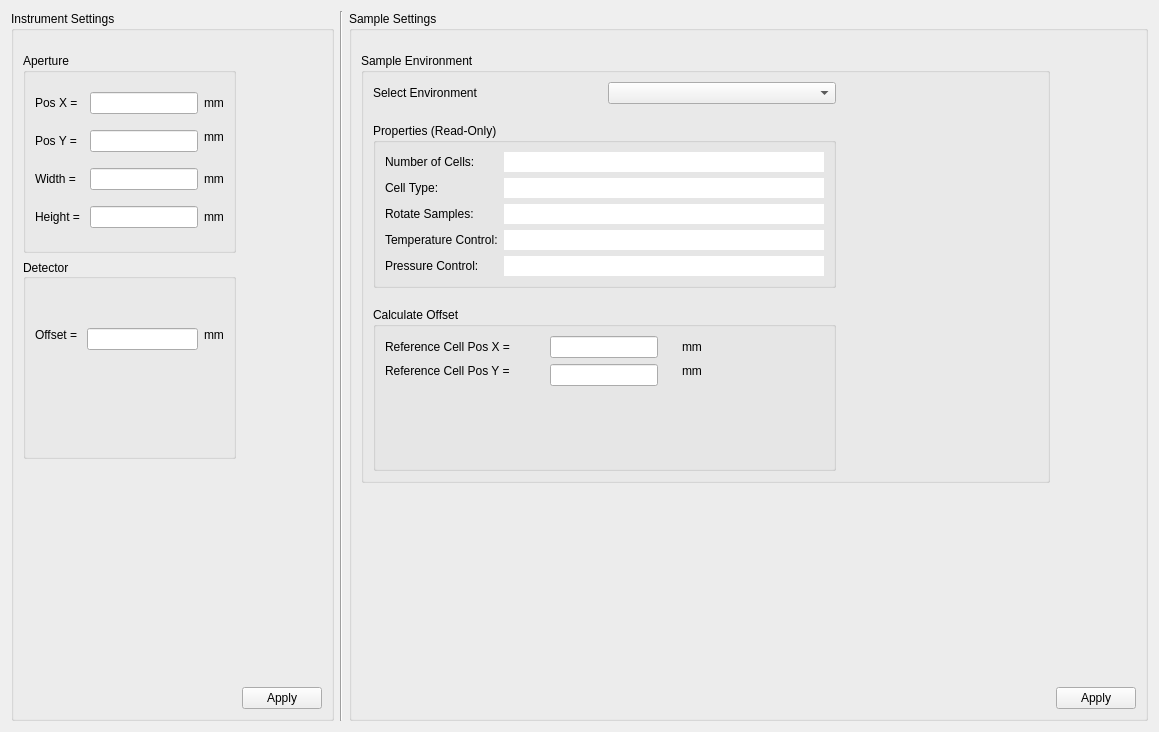
<?xml version="1.0" encoding="UTF-8"?>
<ui version="4.0">
 <class>Form</class>
 <widget class="QWidget" name="Form">
  <property name="geometry">
   <rect>
    <x>0</x>
    <y>0</y>
    <width>1159</width>
    <height>732</height>
   </rect>
  </property>
  <property name="windowTitle">
   <string>Form</string>
  </property>
  <layout class="QGridLayout" name="gridLayout">
   <item row="0" column="2">
    <widget class="QGroupBox" name="SampleSetGroupBox">
     <property name="title">
      <string>Sample Settings</string>
     </property>
     <property name="flat">
      <bool>true</bool>
     </property>
     <layout class="QGridLayout" name="gridLayout_8">
      <item row="0" column="0">
       <spacer name="vSpacer4">
        <property name="orientation">
         <enum>Qt::Vertical</enum>
        </property>
        <property name="sizeType">
         <enum>QSizePolicy::Fixed</enum>
        </property>
        <property name="sizeHint" stdset="0">
         <size>
          <width>20</width>
          <height>13</height>
         </size>
        </property>
       </spacer>
      </item>
      <item row="2" column="3">
       <spacer name="vSpacer5">
        <property name="orientation">
         <enum>Qt::Vertical</enum>
        </property>
        <property name="sizeType">
         <enum>QSizePolicy::Fixed</enum>
        </property>
        <property name="sizeHint" stdset="0">
         <size>
          <width>20</width>
          <height>198</height>
         </size>
        </property>
       </spacer>
      </item>
      <item row="3" column="3">
       <widget class="QPushButton" name="sampleSetApply">
        <property name="sizePolicy">
         <sizepolicy hsizetype="Maximum" vsizetype="Fixed">
          <horstretch>0</horstretch>
          <verstretch>0</verstretch>
         </sizepolicy>
        </property>
        <property name="text">
         <string>Apply</string>
        </property>
       </widget>
      </item>
      <item row="1" column="0">
       <widget class="QGroupBox" name="envGroupBox">
        <property name="title">
         <string>Sample Environment</string>
        </property>
        <property name="flat">
         <bool>true</bool>
        </property>
        <layout class="QGridLayout" name="gridLayout_7">
         <item row="0" column="0">
          <widget class="QLabel" name="envLabel">
           <property name="text">
            <string>Select Environment</string>
           </property>
          </widget>
         </item>
         <item row="0" column="1">
          <widget class="QComboBox" name="envComboBox"/>
         </item>
         <item row="0" column="2">
          <spacer name="hSpacer1">
           <property name="orientation">
            <enum>Qt::Horizontal</enum>
           </property>
           <property name="sizeType">
            <enum>QSizePolicy::Fixed</enum>
           </property>
           <property name="sizeHint" stdset="0">
            <size>
             <width>128</width>
             <height>20</height>
            </size>
           </property>
          </spacer>
         </item>
         <item row="1" column="1">
          <spacer name="vSpacer4_2">
           <property name="orientation">
            <enum>Qt::Vertical</enum>
           </property>
           <property name="sizeType">
            <enum>QSizePolicy::Fixed</enum>
           </property>
           <property name="sizeHint" stdset="0">
            <size>
             <width>20</width>
             <height>13</height>
            </size>
           </property>
          </spacer>
         </item>
         <item row="2" column="0" colspan="2">
          <widget class="QGroupBox" name="propertiesGroupBox">
           <property name="title">
            <string>Properties (Read-Only)</string>
           </property>
           <property name="flat">
            <bool>true</bool>
           </property>
           <layout class="QGridLayout" name="gridLayout_6">
            <item row="0" column="0">
             <widget class="QLabel" name="numCellsLabel">
              <property name="text">
               <string>Number of Cells:</string>
              </property>
             </widget>
            </item>
            <item row="0" column="1">
             <widget class="QLineEdit" name="numCellBox">
              <property name="acceptDrops">
               <bool>false</bool>
              </property>
              <property name="autoFillBackground">
               <bool>false</bool>
              </property>
              <property name="frame">
               <bool>false</bool>
              </property>
              <property name="readOnly">
               <bool>true</bool>
              </property>
              <property name="placeholderText">
               <string/>
              </property>
             </widget>
            </item>
            <item row="1" column="0">
             <widget class="QLabel" name="cellTypeLabel">
              <property name="text">
               <string>Cell Type:</string>
              </property>
             </widget>
            </item>
            <item row="1" column="1">
             <widget class="QLineEdit" name="cellTypeBox">
              <property name="acceptDrops">
               <bool>false</bool>
              </property>
              <property name="autoFillBackground">
               <bool>false</bool>
              </property>
              <property name="frame">
               <bool>false</bool>
              </property>
              <property name="readOnly">
               <bool>true</bool>
              </property>
             </widget>
            </item>
            <item row="2" column="0">
             <widget class="QLabel" name="canRotateLabel">
              <property name="text">
               <string>Rotate Samples:</string>
              </property>
             </widget>
            </item>
            <item row="2" column="1">
             <widget class="QLineEdit" name="canRotateBox">
              <property name="acceptDrops">
               <bool>false</bool>
              </property>
              <property name="autoFillBackground">
               <bool>false</bool>
              </property>
              <property name="frame">
               <bool>false</bool>
              </property>
              <property name="readOnly">
               <bool>true</bool>
              </property>
             </widget>
            </item>
            <item row="3" column="0">
             <widget class="QLabel" name="canTempLabel">
              <property name="text">
               <string>Temperature Control:</string>
              </property>
             </widget>
            </item>
            <item row="3" column="1">
             <widget class="QLineEdit" name="tempControlBox">
              <property name="acceptDrops">
               <bool>false</bool>
              </property>
              <property name="autoFillBackground">
               <bool>false</bool>
              </property>
              <property name="frame">
               <bool>false</bool>
              </property>
              <property name="readOnly">
               <bool>true</bool>
              </property>
             </widget>
            </item>
            <item row="4" column="0">
             <widget class="QLabel" name="canPressureLabel">
              <property name="text">
               <string>Pressure Control:</string>
              </property>
             </widget>
            </item>
            <item row="4" column="1">
             <widget class="QLineEdit" name="pressControlBox">
              <property name="acceptDrops">
               <bool>false</bool>
              </property>
              <property name="autoFillBackground">
               <bool>false</bool>
              </property>
              <property name="frame">
               <bool>false</bool>
              </property>
              <property name="readOnly">
               <bool>true</bool>
              </property>
             </widget>
            </item>
           </layout>
          </widget>
         </item>
         <item row="2" column="3">
          <spacer name="hSpacer2">
           <property name="orientation">
            <enum>Qt::Horizontal</enum>
           </property>
           <property name="sizeType">
            <enum>QSizePolicy::Fixed</enum>
           </property>
           <property name="sizeHint" stdset="0">
            <size>
             <width>74</width>
             <height>20</height>
            </size>
           </property>
          </spacer>
         </item>
         <item row="3" column="0">
          <spacer name="vSpacer4_3">
           <property name="orientation">
            <enum>Qt::Vertical</enum>
           </property>
           <property name="sizeType">
            <enum>QSizePolicy::Fixed</enum>
           </property>
           <property name="sizeHint" stdset="0">
            <size>
             <width>20</width>
             <height>13</height>
            </size>
           </property>
          </spacer>
         </item>
         <item row="4" column="0" colspan="2">
          <widget class="QGroupBox" name="refPosGroupBox">
           <property name="title">
            <string>Calculate Offset</string>
           </property>
           <property name="flat">
            <bool>true</bool>
           </property>
           <layout class="QGridLayout" name="gridLayout_5">
            <item row="0" column="1" alignment="Qt::AlignHCenter">
             <widget class="QLineEdit" name="refPosXBox">
              <property name="layoutDirection">
               <enum>Qt::RightToLeft</enum>
              </property>
             </widget>
            </item>
            <item row="1" column="0" alignment="Qt::AlignTop">
             <widget class="QLabel" name="refYLabel">
              <property name="text">
               <string>Reference Cell Pos Y = </string>
              </property>
             </widget>
            </item>
            <item row="0" column="0">
             <widget class="QLabel" name="refXLabel">
              <property name="text">
               <string>Reference Cell Pos X = </string>
              </property>
             </widget>
            </item>
            <item row="1" column="2" alignment="Qt::AlignTop">
             <widget class="QLabel" name="lbl7">
              <property name="text">
               <string>mm</string>
              </property>
             </widget>
            </item>
            <item row="0" column="2">
             <widget class="QLabel" name="lbl6">
              <property name="text">
               <string>mm</string>
              </property>
             </widget>
            </item>
            <item row="1" column="1" alignment="Qt::AlignHCenter|Qt::AlignTop">
             <widget class="QLineEdit" name="refPosYBox">
              <property name="layoutDirection">
               <enum>Qt::RightToLeft</enum>
              </property>
             </widget>
            </item>
           </layout>
          </widget>
         </item>
         <item row="4" column="2">
          <spacer name="hSpacer5">
           <property name="orientation">
            <enum>Qt::Horizontal</enum>
           </property>
           <property name="sizeType">
            <enum>QSizePolicy::Fixed</enum>
           </property>
           <property name="sizeHint" stdset="0">
            <size>
             <width>74</width>
             <height>20</height>
            </size>
           </property>
          </spacer>
         </item>
        </layout>
       </widget>
      </item>
     </layout>
    </widget>
   </item>
   <item row="0" column="0">
    <widget class="QGroupBox" name="InstSetGroupBox">
     <property name="sizePolicy">
      <sizepolicy hsizetype="Maximum" vsizetype="Preferred">
       <horstretch>0</horstretch>
       <verstretch>0</verstretch>
      </sizepolicy>
     </property>
     <property name="title">
      <string>Instrument Settings</string>
     </property>
     <property name="flat">
      <bool>true</bool>
     </property>
     <property name="checkable">
      <bool>false</bool>
     </property>
     <layout class="QGridLayout" name="gridLayout_2">
      <item row="0" column="0">
       <spacer name="vSpacer1">
        <property name="orientation">
         <enum>Qt::Vertical</enum>
        </property>
        <property name="sizeType">
         <enum>QSizePolicy::Fixed</enum>
        </property>
        <property name="sizeHint" stdset="0">
         <size>
          <width>20</width>
          <height>13</height>
         </size>
        </property>
       </spacer>
      </item>
      <item row="1" column="0" colspan="2">
       <widget class="QGroupBox" name="aptGroupBox">
        <property name="title">
         <string>Aperture</string>
        </property>
        <property name="flat">
         <bool>true</bool>
        </property>
        <layout class="QGridLayout" name="gridLayout_3">
         <item row="2" column="0">
          <widget class="QLabel" name="apWLabel">
           <property name="text">
            <string>Width = </string>
           </property>
          </widget>
         </item>
         <item row="3" column="0">
          <widget class="QLabel" name="apHLabel">
           <property name="text">
            <string>Height = </string>
           </property>
          </widget>
         </item>
         <item row="3" column="2">
          <widget class="QLabel" name="lbl4">
           <property name="text">
            <string>mm</string>
           </property>
          </widget>
         </item>
         <item row="0" column="0">
          <widget class="QLabel" name="apXLabel">
           <property name="text">
            <string>Pos X = </string>
           </property>
          </widget>
         </item>
         <item row="0" column="2">
          <widget class="QLabel" name="lbl1">
           <property name="text">
            <string>mm</string>
           </property>
          </widget>
         </item>
         <item row="1" column="0">
          <widget class="QLabel" name="apYLabel">
           <property name="text">
            <string>Pos Y = </string>
           </property>
          </widget>
         </item>
         <item row="2" column="2">
          <widget class="QLabel" name="lbl3">
           <property name="text">
            <string>mm</string>
           </property>
          </widget>
         </item>
         <item row="3" column="1">
          <widget class="QLineEdit" name="apHBox"/>
         </item>
         <item row="1" column="2" alignment="Qt::AlignTop">
          <widget class="QLabel" name="lbl2">
           <property name="text">
            <string>mm</string>
           </property>
          </widget>
         </item>
         <item row="2" column="1">
          <widget class="QLineEdit" name="apWBox"/>
         </item>
         <item row="1" column="1">
          <widget class="QLineEdit" name="apYBox"/>
         </item>
         <item row="0" column="1">
          <widget class="QLineEdit" name="apXBox">
           <property name="layoutDirection">
            <enum>Qt::RightToLeft</enum>
           </property>
           <property name="clearButtonEnabled">
            <bool>false</bool>
           </property>
          </widget>
         </item>
        </layout>
       </widget>
      </item>
      <item row="4" column="2">
       <widget class="QPushButton" name="instSetApply">
        <property name="text">
         <string>Apply</string>
        </property>
       </widget>
      </item>
      <item row="2" column="0" colspan="2">
       <widget class="QGroupBox" name="detGroupBox">
        <property name="title">
         <string>Detector</string>
        </property>
        <property name="alignment">
         <set>Qt::AlignLeading|Qt::AlignLeft|Qt::AlignVCenter</set>
        </property>
        <property name="flat">
         <bool>true</bool>
        </property>
        <layout class="QGridLayout" name="gridLayout_4">
         <item row="0" column="0">
          <spacer name="verticalSpacer">
           <property name="orientation">
            <enum>Qt::Vertical</enum>
           </property>
           <property name="sizeType">
            <enum>QSizePolicy::Fixed</enum>
           </property>
           <property name="sizeHint" stdset="0">
            <size>
             <width>20</width>
             <height>40</height>
            </size>
           </property>
          </spacer>
         </item>
         <item row="1" column="0" alignment="Qt::AlignTop">
          <widget class="QLabel" name="offsetLabel">
           <property name="text">
            <string>Offset = </string>
           </property>
          </widget>
         </item>
         <item row="1" column="1" alignment="Qt::AlignTop">
          <widget class="QLineEdit" name="offsetBox">
           <property name="layoutDirection">
            <enum>Qt::LeftToRight</enum>
           </property>
          </widget>
         </item>
         <item row="1" column="2" alignment="Qt::AlignTop">
          <widget class="QLabel" name="lbl5">
           <property name="text">
            <string>mm</string>
           </property>
          </widget>
         </item>
        </layout>
       </widget>
      </item>
      <item row="3" column="1">
       <spacer name="vSpacer3">
        <property name="orientation">
         <enum>Qt::Vertical</enum>
        </property>
        <property name="sizeType">
         <enum>QSizePolicy::Fixed</enum>
        </property>
        <property name="sizeHint" stdset="0">
         <size>
          <width>17</width>
          <height>222</height>
         </size>
        </property>
       </spacer>
      </item>
     </layout>
    </widget>
   </item>
   <item row="0" column="1">
    <widget class="Line" name="line">
     <property name="orientation">
      <enum>Qt::Vertical</enum>
     </property>
    </widget>
   </item>
  </layout>
 </widget>
 <tabstops>
  <tabstop>apXBox</tabstop>
  <tabstop>apYBox</tabstop>
  <tabstop>apWBox</tabstop>
  <tabstop>apHBox</tabstop>
  <tabstop>offsetBox</tabstop>
  <tabstop>instSetApply</tabstop>
  <tabstop>envComboBox</tabstop>
  <tabstop>numCellBox</tabstop>
  <tabstop>cellTypeBox</tabstop>
  <tabstop>canRotateBox</tabstop>
  <tabstop>tempControlBox</tabstop>
  <tabstop>pressControlBox</tabstop>
  <tabstop>refPosXBox</tabstop>
  <tabstop>refPosYBox</tabstop>
  <tabstop>sampleSetApply</tabstop>
 </tabstops>
 <resources/>
 <connections/>
</ui>
